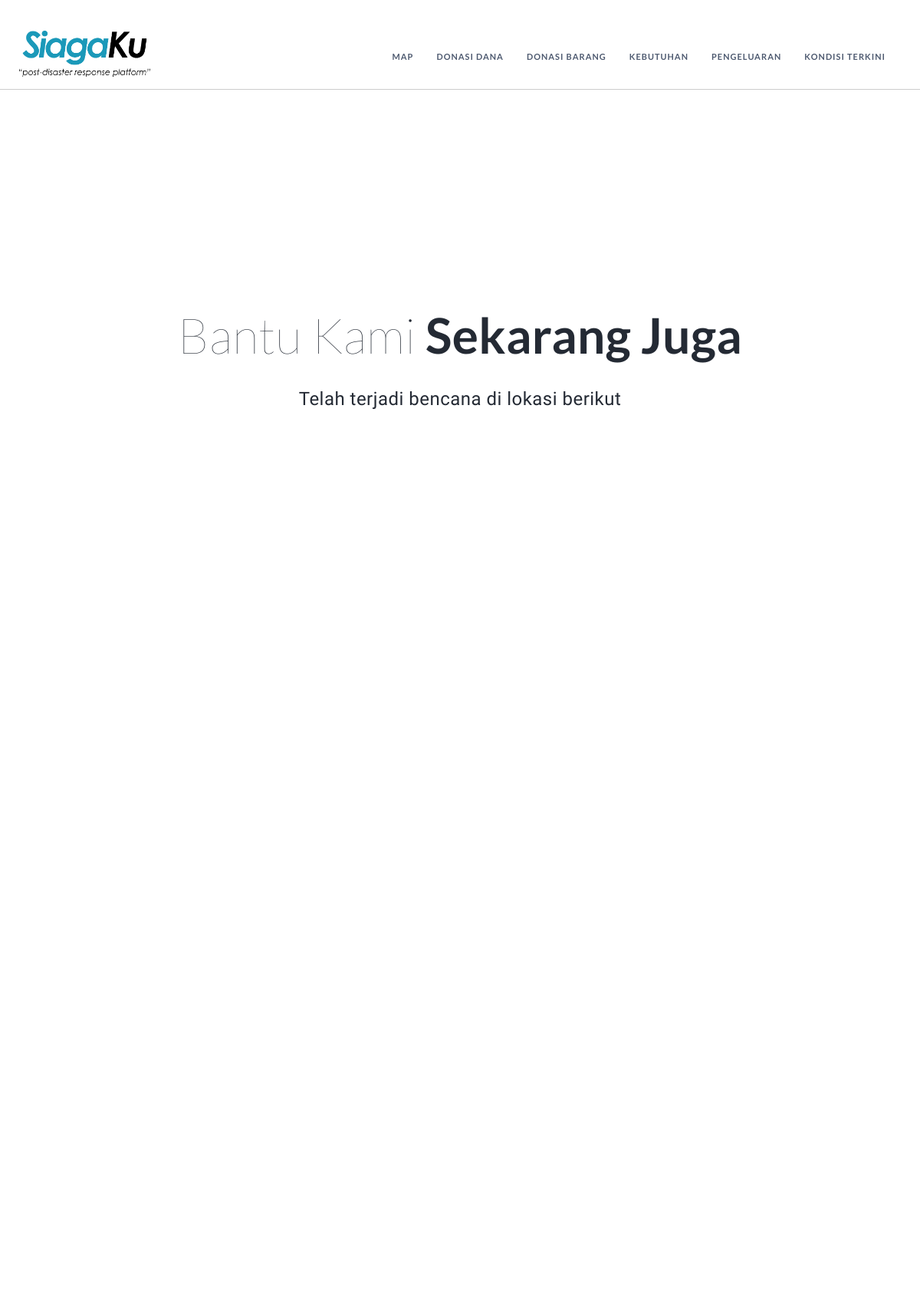
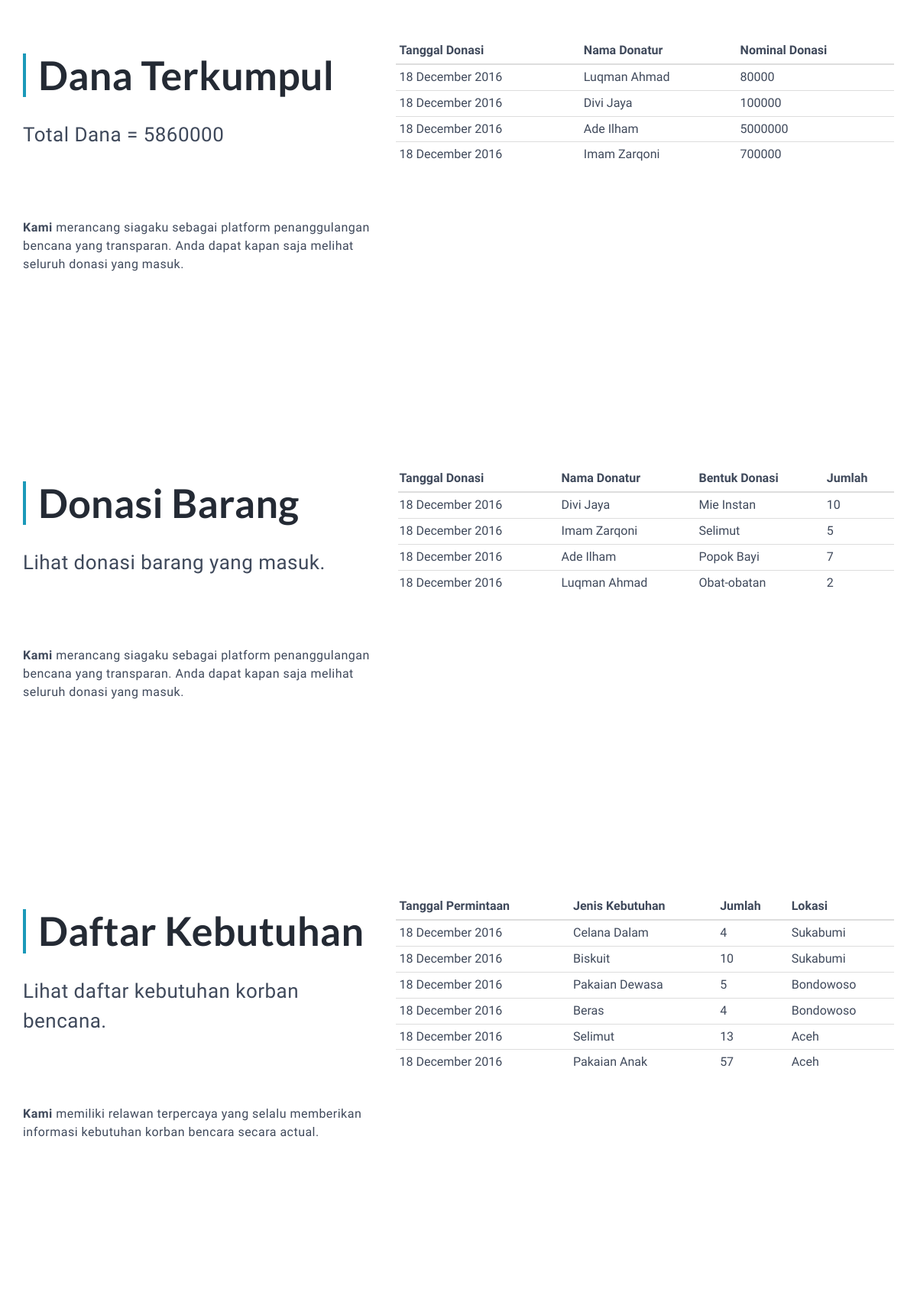
Screenshot of /siagaku/index.php (upper part) with the database file from the repository (2 pictures, top to bottom).
### tables this page shows
CREATE TABLE `total_dana` (
  `total_dana` int(11) DEFAULT NULL
);

CREATE TABLE `dana` (
  `id_dana` int(11) NOT NULL AUTO_INCREMENT,
  `nominal` int(11) DEFAULT NULL,
  `nama_donatur` varchar(75) DEFAULT NULL,
  `tanggal` date DEFAULT NULL,
  PRIMARY KEY (`id_dana`)
);

CREATE TABLE `donasi` (
  `id_donasi` int(11) NOT NULL AUTO_INCREMENT,
  `id_barang` int(11) DEFAULT NULL,
  `jumlah_donasi` int(11) DEFAULT NULL,
  `nama_donatur` varchar(75) DEFAULT NULL,
  `tanggal_donasi` date DEFAULT NULL,
  PRIMARY KEY (`id_donasi`),
  KEY `FK_donasi_barang` (`id_barang`),
  CONSTRAINT `FK_donasi_barang` FOREIGN KEY (`id_barang`) REFERENCES `barang` (`id_barang`)
);

CREATE TABLE `barang` (
  `id_barang` int(11) NOT NULL AUTO_INCREMENT,
  `nama_barang` varchar(75) DEFAULT NULL,
  PRIMARY KEY (`id_barang`)
);

CREATE TABLE `kebutuhan` (
  `id_kebutuhan` int(11) NOT NULL AUTO_INCREMENT,
  `id_lokasi` int(11) DEFAULT NULL,
  `id_barang` int(11) DEFAULT NULL,
  `jumlah_kebutuhan` int(11) DEFAULT NULL,
  `jumlah_terpenuhi` int(11) DEFAULT '0',
  `status` varchar(50) DEFAULT NULL,
  `tanggal_permintaan` timestamp NULL DEFAULT CURRENT_TIMESTAMP,
  PRIMARY KEY (`id_kebutuhan`),
  KEY `FK_kebutuhan_barang` (`id_barang`),
  KEY `FK_lokasi_kebutuhan` (`id_lokasi`),
  CONSTRAINT `FK_kebutuhan_barang` FOREIGN KEY (`id_barang`) REFERENCES `barang` (`id_barang`),
  CONSTRAINT `FK_lokasi_kebutuhan` FOREIGN KEY (`id_lokasi`) REFERENCES `lokasi` (`id_lokasi`)
);

CREATE TABLE `lokasi` (
  `id_lokasi` int(11) NOT NULL AUTO_INCREMENT,
  `nama_lokasi` varchar(75) DEFAULT NULL,
  `latitude` varchar(50) DEFAULT NULL,
  `longitude` varchar(50) DEFAULT NULL,
  `deskripsi` tinytext,
  PRIMARY KEY (`id_lokasi`)
);

### siagaku/application/controllers/home.php (called while the page is built, shortened)
<?php
class home extends CI_Controller {
	public function index()
	{
		$this->load->model('dana_model');
		$data['dana'] = $this->dana_model->getLastDana();
		$this->load->model('donasi_model');
		$data['donasi'] = $this->donasi_model->getLastDonasi();
		$this->load->model('kebutuhan_model');
		$data['kebutuhan'] = $this->kebutuhan_model->getLastKebutuhan();
		$this->load->model('lokasi_model');
		$data['location'] = $this->lokasi_model->getAllLocation();
		$this->load->model('log_model');
		$data['pengeluaran'] = $this->log_model->getLastLog();
		$this->load->model('gambar_model');
		$data['gambar'] = $this->gambar_model->getLastImage();
		$this->load->view('index',$data);
	}
}

### siagaku/index.php (called while the page is built, shortened)
<?php
require_once BASEPATH.'core/CodeIgniter.php';

### siagaku/application/models/dana_model.php (called while the page is built, shortened)
<?php  if ( ! defined('BASEPATH')) exit('No direct script access allowed');
class dana_model extends CI_Model{
	public function getLastDana()
	{
		$this->db->from('dana');
		$this->db->order_by("dana.id_dana", "desc");
        $this->db->limit(12);
		$query = $this->db->get();
		return $query->result();
	}
}

### siagaku/application/models/donasi_model.php (called while the page is built, shortened)
<?php  if ( ! defined('BASEPATH')) exit('No direct script access allowed');
class donasi_model extends CI_Model{
	public function getLastDonasi()
	{
		$this->db->from('donasi');
		$this->db->join('barang' , 'donasi.id_barang = barang.id_barang');
		$this->db->order_by("donasi.tanggal_donasi", "desc");
        $this->db->limit(12);
		$query = $this->db->get();
		return $query->result();
	}
}

### siagaku/application/models/kebutuhan_model.php (called while the page is built, shortened)
<?php  if ( ! defined('BASEPATH')) exit('No direct script access allowed');
class kebutuhan_model extends CI_Model{
	public function getLastKebutuhan()
	{
		$this->db->from('kebutuhan');
		$this->db->join('barang' , 'kebutuhan.id_barang = barang.id_barang');
		$this->db->join('lokasi' , 'kebutuhan.id_lokasi = lokasi.id_lokasi');
		$this->db->order_by("kebutuhan.tanggal_permintaan", "desc");
        $this->db->limit(12);
		$query = $this->db->get();
		return $query->result();
	}
}

### siagaku/application/views/index.php (the view, shortened to what this page needs)
<!DOCTYPE html>
<html class="no-js" lang="en">
<head>
    <link rel="stylesheet" href="<?php echo base_url().'assets/' ?>css0/bootstrap-slider.css">
    <link rel="stylesheet" href="<?php echo base_url().'assets/' ?>css0/bootstrap.css">
    <link rel="stylesheet" href="<?php echo base_url().'assets/' ?>css0/flexslider.css">
    <link rel="stylesheet" href="<?php echo base_url().'assets/' ?>css0/font-awesome.css">
    <link rel="stylesheet" href="<?php echo base_url().'assets/' ?>css0/jquery.circliful.css">
    <link rel="stylesheet" href="<?php echo base_url().'assets/' ?>css0/style.css">
    <link href="<?php echo base_url().'assets/' ?>style_maps.css" rel="stylesheet">
</head>
<body data-spy="scroll" data-target=".navbar-collapse" data-offset="90">
<nav id="site-navigation" class="navbar navbar-left navbar-clear navbar-fixed-top navbar-top-xs main-navigation">
    <div class="container">
    <div class="navbar-header">
        <a href="#main-header" class="navbar-brand">
            <img class="logo-light" src="<?php echo base_url().'assets/img/' ?>logo-siagaku.png" alt="Next" />
        </a>
    </div>
    <div id="navbar" class="navbar-collapse collapse">
        <ul class="nav navbar-nav navbar-right">
            <li><a href="#map"><i class="fa-asterisk"></i>Map</a></li>
            <li><a href="#donasidana"><i class="fa-cogs"></i>Donasi Dana</a></li>
            <li><a href="#donasibarang"><i class="fa-mobile"></i>Donasi Barang</a></li>
            <li><a href="#kebutuhan"><i class="fa-usd"></i>Kebutuhan</a></li>
            <li><a href="#pengeluaran"><i class="fa-usd"></i>Pengeluaran</a></li>
            <li><a href="#kondisiterkini"><i class="fa-usd"></i>Kondisi Terkini</a></li>
        </ul>
    </div>
</div>
</nav>
<div id="skrollr-body">
    <div class="page-wrapper">
    <header id="header-site" class="header-site header-splash">
    <div class="container light-bg">
        <div class="intro text-center">
            <h1>Bantu Kami <span class="bold">Sekarang Juga</span></h1>
            <p class="subtitle">Telah terjadi bencana di lokasi berikut</p>
        </div>
    </div>
    </header>
    <div class="container" style="width:100%;" id="map">
    </div>
<section id="donasidana" class="">
    <div class="container">
        <div class="row"><br><br></div>
        <div class="row">
            <div class="col-md-5">
                <div class="section-heading">
                    <h2 class="line left"><span class="bold">Dana Terkumpul</span></h2>
                    <p class="subtitle">
                        Total Dana =
                        <?php
                            $query = $this->db->query("select * from total_dana");
                            foreach ($query->result() as $key) {
                                echo $key->total_dana;
                            }
                        ?>
                    </p>
                </div>
                <p><span class="bold">Kami</span> merancang siagaku sebagai platform penanggulangan bencana yang transparan. Anda dapat kapan saja melihat seluruh donasi yang masuk.</p>
            </div>
            <div class="col-md-7 screen-show">
                <table class="table table-condensed table-hover">
                <thead>
                  <tr>
                    <th>Tanggal Donasi</th>
                    <th>Nama Donatur</th>
                    <th>Nominal Donasi</th>
                  </tr>
                </thead>
                <tbody>
				<?php foreach($dana as $row) { ?>
                  <tr>
                    <td><?php echo date_format(date_create($row->tanggal),"d F Y"); ?></td>
                    <td><?php echo $row->nama_donatur; ?></td>
                    <td><?php echo $row->nominal; ?></td>
                  </tr>
				<?php } ?>
                </tbody>
              </table>
            </div>
        </div>
    </div>
</section>
    <section id="donasibarang" class="screenshots slider">
    <div class="container">
        <div class="row"><br><br></div>
        <div class="row">
            <div class="col-md-5">
                <div class="section-heading">
                    <h2 class="line left"><span class="bold">Donasi Barang</span></h2>
                    <p class="subtitle">Lihat donasi barang yang masuk.</p>
                </div>
                <p><span class="bold">Kami</span> merancang siagaku sebagai platform penanggulangan bencana yang transparan. Anda dapat kapan saja melihat seluruh donasi yang masuk.</p>
            </div>
            <div class="col-md-7 screen-show">
                <table class="table table-condensed table-hover">
                <thead>
                  <tr>
                    <th>Tanggal Donasi</th>
                    <th>Nama Donatur</th>
                    <th>Bentuk Donasi</th>
                    <th>Jumlah</th>
                  </tr>
                </thead>
                <tbody>
				<?php foreach($donasi as $row) { ?>
                  <tr>
                    <td><?php echo date_format(date_create($row->tanggal_donasi),"d F Y"); ?></td>
                    <td><?php echo $row->nama_donatur; ?></td>
                    <td><?php echo $row->nama_barang; ?></td>
                    <td><?php echo $row->jumlah_donasi; ?></td>
                  </tr>
				<?php } ?>
                </tbody>
              </table>
            </div>
        </div>
    </div>
</section>
    <section id="kebutuhan" class="">
    <div class="container">
        <div class="row"><br><br></div>
        <div class="row">
            <div class="col-md-5">
                <div class="section-heading">
                    <h2 class="line left"><span class="bold">Daftar Kebutuhan</span></h2>
                    <p class="subtitle">Lihat daftar kebutuhan korban bencana.</p>
                </div>
                <p><span class="bold">Kami</span> memiliki relawan terpercaya yang selalu memberikan informasi kebutuhan korban bencara secara actual.</p>
            </div>
            <div class="col-md-7 screen-show">
                <table class="table table-condensed table-hover">
                <thead>
                  <tr>
                    <th>Tanggal Permintaan</th>
                    <th>Jenis Kebutuhan</th>
                    <th>Jumlah</th>
                    <th>Lokasi</th>
                  </tr>
                </thead>
                <tbody>
				<?php foreach($kebutuhan as $row) { ?>
                  <tr>
                    <td><?php echo date_format(date_create($row->tanggal_permintaan),"d F Y"); ?></td>
                    <td><?php echo $row->nama_barang; ?></td>
                    <td><?php echo $row->jumlah_kebutuhan; ?></td>
                    <td><?php echo $row->nama_lokasi; ?></td>
                  </tr>
				<?php } ?>
                </tbody>
              </table>
            </div>
        </div>
    </div>
</section>
<section id="pengeluaran" class="">
    <div class="container">
    </div>
</section>
    </div>
</div>
</body>
</html>

### siagaku/assets/style_maps.css (style rules this page uses)
html, body { height: 100%; margin: 0; padding: 0; line-height: 1.5; }
#map { height: 100%; size: 50%; }
a { text-decoration: none; }

### rows the page displays
total_dana: total_dana "5860000"
dana: tanggal "18 December 2016", nama_donatur "Luqman Ahmad", nominal "80000"
dana: tanggal "18 December 2016", nama_donatur "Divi Jaya", nominal "100000"
dana: tanggal "18 December 2016", nama_donatur "Ade Ilham", nominal "5000000"
dana: tanggal "18 December 2016", nama_donatur "Imam Zarqoni", nominal "700000"
donasi: tanggal_donasi "18 December 2016", nama_donatur "Divi Jaya", id_barang.nama_barang "Mie Instan", jumlah_donasi "10"
donasi: tanggal_donasi "18 December 2016", nama_donatur "Imam Zarqoni", id_barang.nama_barang "Selimut", jumlah_donasi "5"
donasi: tanggal_donasi "18 December 2016", nama_donatur "Ade Ilham", id_barang.nama_barang "Popok Bayi", jumlah_donasi "7"
donasi: tanggal_donasi "18 December 2016", nama_donatur "Luqman Ahmad", id_barang.nama_barang "Obat-obatan", jumlah_donasi "2"
kebutuhan: tanggal_permintaan "18 December 2016", id_barang.nama_barang "Celana Dalam", jumlah_kebutuhan "4", id_lokasi.nama_lokasi "Sukabumi"
kebutuhan: tanggal_permintaan "18 December 2016", id_barang.nama_barang "Biskuit", jumlah_kebutuhan "10", id_lokasi.nama_lokasi "Sukabumi"
kebutuhan: tanggal_permintaan "18 December 2016", id_barang.nama_barang "Pakaian Dewasa", jumlah_kebutuhan "5", id_lokasi.nama_lokasi "Bondowoso"
kebutuhan: tanggal_permintaan "18 December 2016", id_barang.nama_barang "Beras", jumlah_kebutuhan "4", id_lokasi.nama_lokasi "Bondowoso"
kebutuhan: tanggal_permintaan "18 December 2016", id_barang.nama_barang "Selimut", jumlah_kebutuhan "13", id_lokasi.nama_lokasi "Aceh"
kebutuhan: tanggal_permintaan "18 December 2016", id_barang.nama_barang "Pakaian Anak", jumlah_kebutuhan "57", id_lokasi.nama_lokasi "Aceh"
